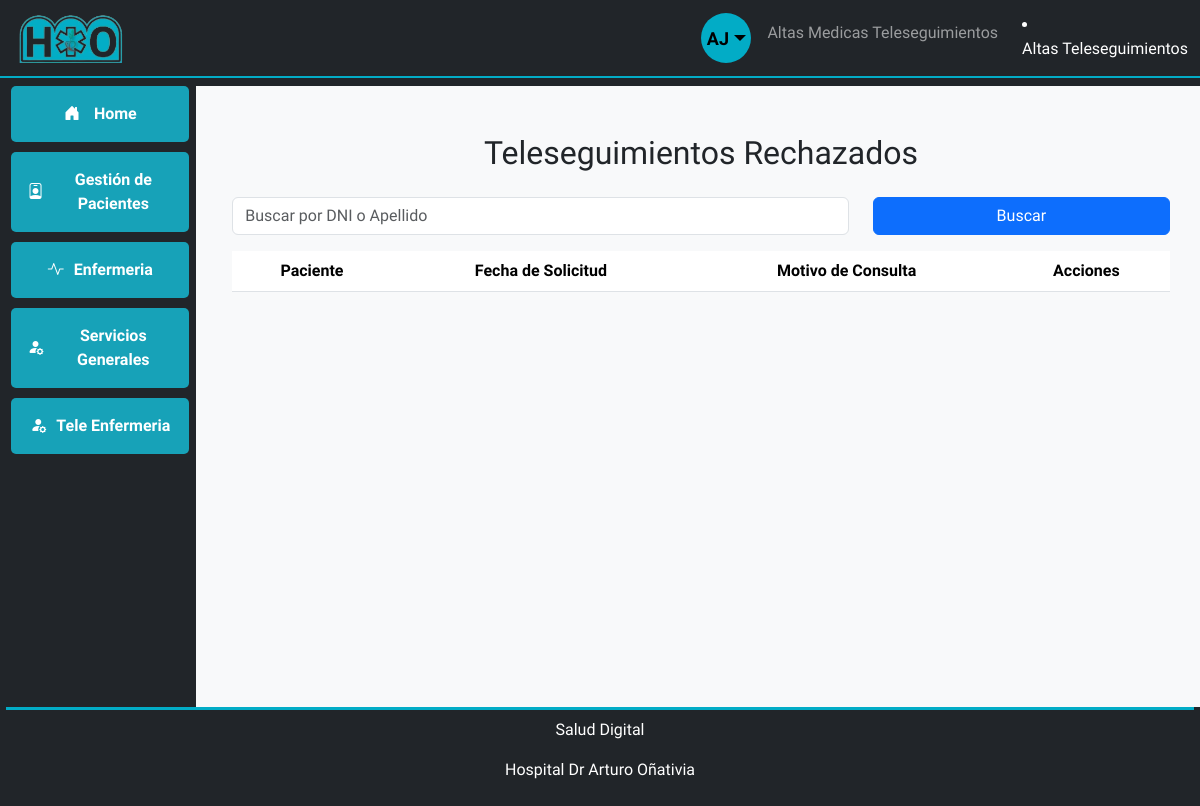
Page /rechazados/ (signed in) on the earlier database version.
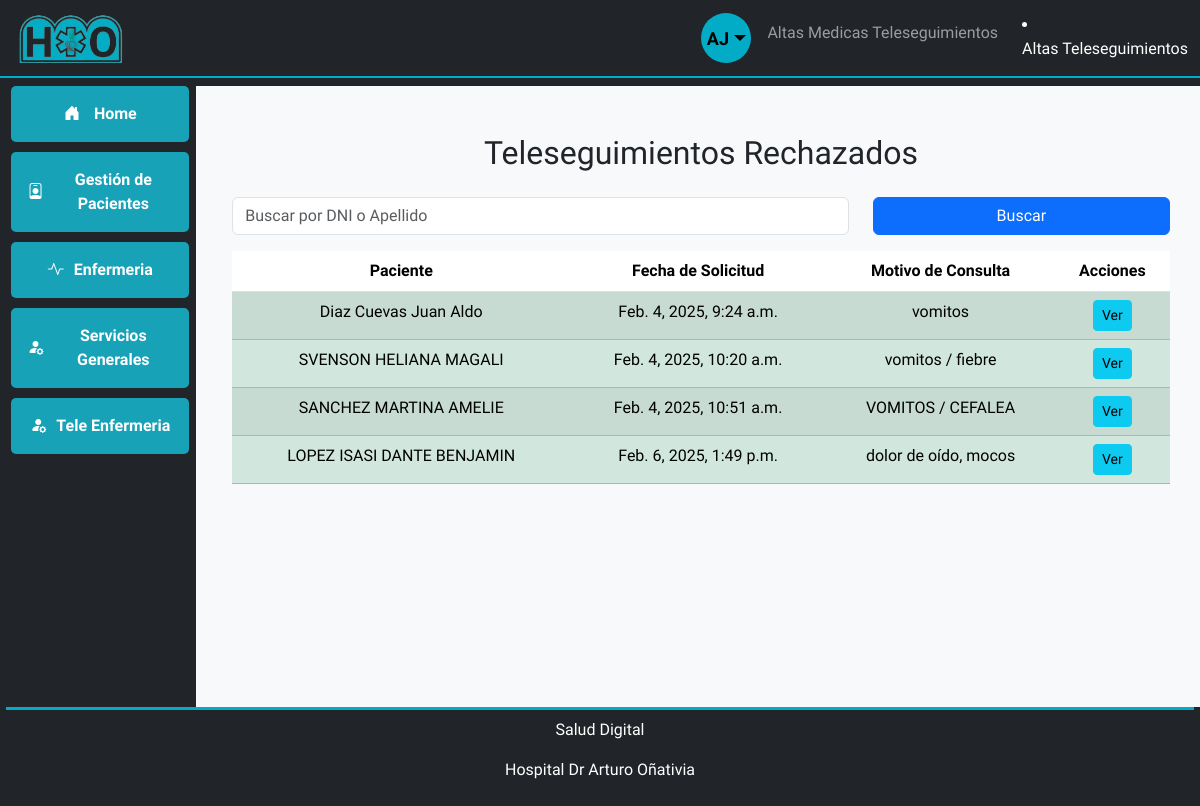
Same page on the later database version.
### teleenfermeria/models.py (models this page shows, shortened)
class Teleseguimiento(models.Model):
    id = models.AutoField(primary_key=True)
    paciente = models.ForeignKey(Paciente, on_delete=models.CASCADE)
    fecha_solicitud = models.DateTimeField(default=timezone.now)
    motivo_consulta = models.TextField(
        max_length=1000, blank=True, null=True, verbose_name="Motivo de consulta"
    )
    condicion = models.CharField(
        max_length=100,
        choices=[
            (" Alta Medica", " Alta Medica"),
            ("Alta Teleseguimiento", "Alta Teleseguimiento"),
            ("Otro", "Otro"),
        ],
        default="Otro",
    )
    consentimiento_seguimiento = models.CharField(
        max_length=100,
        choices=[
            ("Aceptado", "Aceptado"),
            ("Rechazado", "Rechazado"),
            ("En espera", "En espera"),
            ("Pasivo", "Pasivo"),
        ],
        default="en_espera",
    )
    estado = models.CharField(
        max_length=20,
        choices=[
            ("Derivado", "Derivado"),
            ("en_proceso", "En Proceso"),
            ("realizado", "Realizado"),
            ("no_realizado", "No Realizado"),
        ],
        default="Derivado",
    )
    diagnostico = models.TextField(max_length=1000, blank=True, null=True)
    medicaciones = models.ManyToManyField(Medicacion, blank=True)
    vacunas = models.CharField(
        max_length=28,
        choices=[
            ("completo", "Completo"),
            ("en_proceso", "En Proceso"),
            ("incompleto", "Incompleto"),
        ],
        default="En proceso",
    )
    agente = models.ForeignKey(
        User,
        on_delete=models.SET_NULL,
        null=True,
        blank=True,
    )

### pacientes/models.py (models this page shows, shortened)
class Paciente(models.Model):
    nombre_completo = models.CharField(max_length=255, null=True, blank=True)
    dni = models.CharField(max_length=15, unique=True, null=True, blank= True,default="Sin Dni")
    fecha_nacimiento = models.DateField()
    domicilio = models.CharField(max_length=255, null=True, blank=True)
    localidad = models.CharField(max_length=100, null=True, blank=True)
    telefono = models.CharField(max_length=20)
    telefono2 = models.CharField(max_length=20, null=True, blank=True, default="-")
    obra_social = models.CharField(max_length=100, null=True, blank=True, default="sin Datos")
    fecha_ingreso = models.DateField(default=timezone.now)
    diagnostico = models.CharField(max_length=255, null=True, blank=True)
    causa_externa = models.CharField(max_length=255, null=True, blank=True)  # Solo para pediatría/guardia
    arm = models.BooleanField(default=False)  # Si necesita asistencia respiratoria
    tipo_egreso = models.CharField(max_length=50, null=True, blank=True)  # Alta, Derivado, etc.
    fecha_egreso = models.DateField(null=True, blank=True)
    nombre_tutor = models.CharField(max_length=255, null=True, blank=True)
    dni_tutor = models.CharField(max_length=15, null=True, blank=True)
    historia_clinica = models.CharField(max_length=50, null=True, blank=True)
    pases = models.CharField(max_length=255, null=True, blank=True)  # Detalle de los pases
    fecha_pase = models.DateField(null=True, blank=True)

### teleenfermeria/views.py (the view)
@login_required
@group_required("Teleenfermeria", "Administrativo")
def telezeguimientosrechazados(request):
    teleseguimientos = Teleseguimiento.objects.filter(estado="no_realizado")
    query = request.GET.get("q")
    teleseguimientos = buscar_teleseguimiento(query, teleseguimientos)
    return render(
        request,
        "teleenfermeria/rechazados_teleseguimiento.html",
        {"teleseguimientos": teleseguimientos},
    )

### teleenfermeria/views.py (called while the page is built)
def group_required(*group_names):
    def in_groups(user):
        if user.is_authenticated:
            if bool(user.groups.filter(name__in=group_names)) | user.is_superuser:
                return True
        return False
    return user_passes_test(in_groups, login_url="/no_permisos/")

def buscar_teleseguimiento(query, queryset):
    if query:
        queryset = queryset.filter(
            Q(paciente__nombre_completo__icontains=query)
            | Q(paciente__dni__icontains=query)
        )
    return queryset

### teleenfermeria/templates/teleenfermeria/rechazados_teleseguimiento.html (shortened to what this page needs)
{% extends "base.html" %}  {% block main_content %}
<div class="container mt-4">
  <h2 class="mb-4">Teleseguimientos Rechazados</h2>
  <form method="GET" action="{% url 'teleenfermeria:rechazados' %}">
    <div class="row mb-3">
      <div class="col-md-8">
        <input
          type="text"
          name="q"
          class="form-control"
          placeholder="Buscar por DNI o Apellido"
          value="{{ query|default:'' }}"
        />
      </div>
      <div class="col-md-4">
        <button class="btn btn-primary w-100" type="submit">Buscar</button>
      </div>
    </div>
  </form>
  <table class="table table-striped">
    <thead>
      <tr>
        <th>Paciente</th>
        <th>Fecha de Solicitud</th>
        <th>Motivo de Consulta</th>
        <th>Acciones</th>
      </tr>
    </thead>
    <tbody>
      {% for teleseguimiento in teleseguimientos %}
      <tr
        class="{% if teleseguimiento.tiempo_espera and teleseguimiento.tiempo_espera.days >= 7 %}table-danger{% elif teleseguimiento.tiempo_espera and teleseguimiento.tiempo_espera.days >= 3 %}table-warning{% else %}table-success{% endif %}"
      >
        <td>{{ teleseguimiento.paciente.nombre_completo }}</td>
        <td>
          {{ teleseguimiento.fecha_solicitud|default_if_none:"Sin Datos" }}
        </td>
        <td>{{ teleseguimiento.motivo_consulta }}</td>
        <td>
          <a
            href="{% url 'teleenfermeria:detalleteleseguimiento' teleseguimiento.id %}"
            class="btn btn-info btn-sm"
            >Ver</a
          >
        </td>
      </tr>
      {% endfor %}
    </tbody>
  </table>
</div>
{% endblock %}

Differences in the rows shown:
now on this page (row edited): Teleseguimiento: paciente.nombre_completo "Diaz Cuevas Juan Aldo", fecha_solicitud "Feb. 4, 2025, 9:24 a.m.", motivo_consulta "vomitos"
now on this page (row edited): Teleseguimiento: paciente.nombre_completo "SVENSON HELIANA MAGALI", fecha_solicitud "Feb. 4, 2025, 10:20 a.m.", motivo_consulta "vomitos / fiebre"
now on this page (row edited): Teleseguimiento: paciente.nombre_completo "SANCHEZ MARTINA AMELIE", fecha_solicitud "Feb. 4, 2025, 10:51 a.m.", motivo_consulta "VOMITOS / CEFALEA"
now on this page (row edited): Teleseguimiento: paciente.nombre_completo "LOPEZ ISASI DANTE BENJAMIN", fecha_solicitud "Feb. 6, 2025, 1:49 p.m.", motivo_consulta "dolor de oído, mocos"
